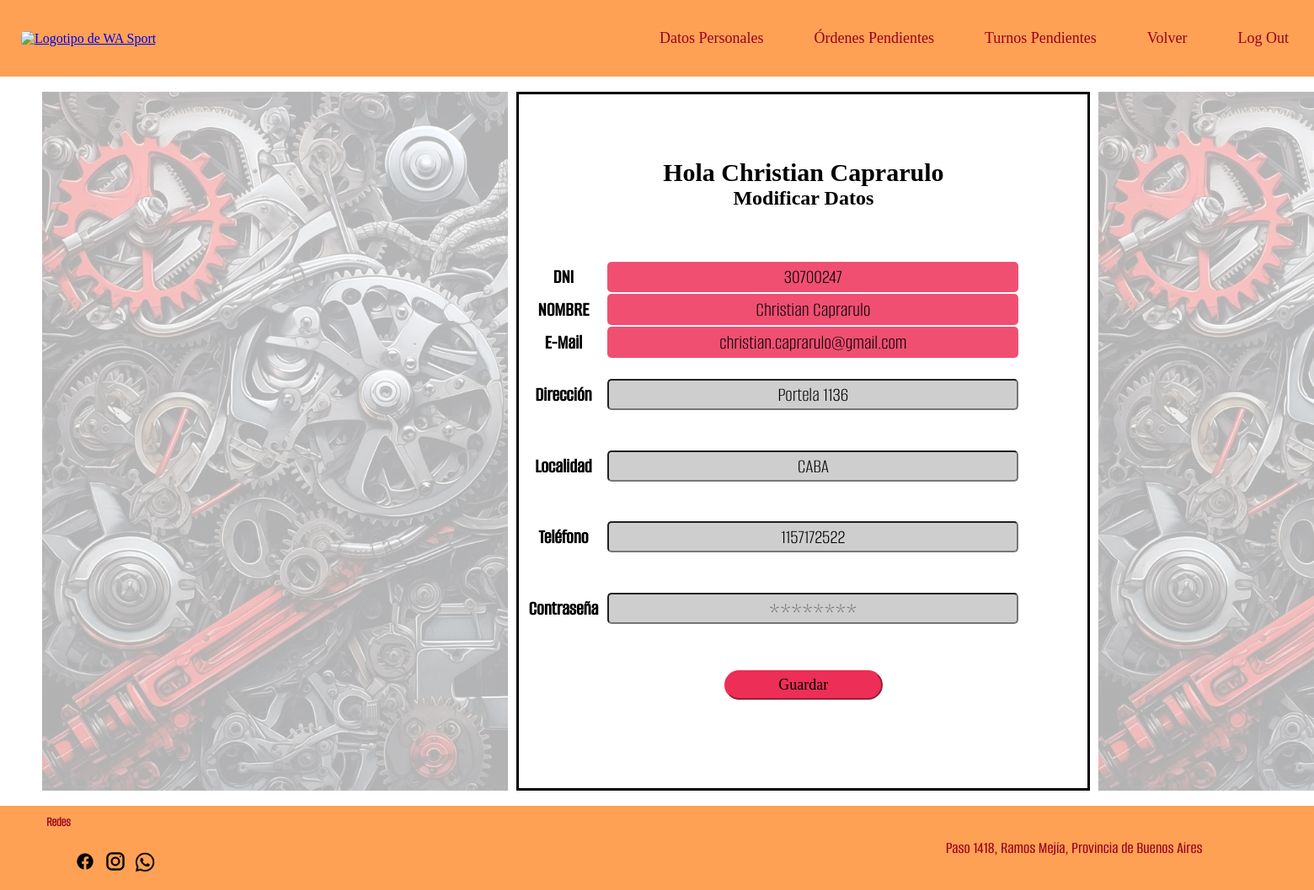
/modificacion_mecanico.php (signed in), run on the app's committed database.
### tables this page shows
CREATE TABLE `empleados` (
  `empleado_DNI` varchar(10) NOT NULL,
  `empleado_contrasena` varchar(255) NOT NULL,
  `empleado_nombre` varchar(50) NOT NULL,
  `empleado_roll` varchar(255) NOT NULL,
  `empleado_email` text NOT NULL,
  `token_recuperacion` varchar(255) DEFAULT NULL,
  `empleado_direccion` varchar(50) DEFAULT NULL,
  `empleado_localidad` varchar(15) DEFAULT NULL,
  `empleado_telefono` varchar(15) DEFAULT NULL,
  `empleado_habilitado` tinyint(1) NOT NULL DEFAULT 1,
  `empleado_estado` enum('disponible','no_disponible','licencia','baja') NOT NULL DEFAULT 'disponible',
  `licencia_desde` date DEFAULT NULL,
  `licencia_hasta` date DEFAULT NULL
);

### modificacion_mecanico.php (the view, shortened to what this page needs)
<?php
require_once 'conexion_base.php';
$dni = $_SESSION['empleado_dni'];
$stmt = $conexion->prepare("SELECT * FROM empleados WHERE empleado_DNI = :dni");
$stmt->execute(['dni' => $dni]);
$empleado = $stmt->fetch(PDO::FETCH_ASSOC);
?>
<!DOCTYPE html>
<html lang="es">
<head>
    <link rel="stylesheet" href="estilopagina.css?v=<?= time() ?>">
</head>
<body>
    <?php include("nav_mecanico.php"); ?>
    <br>
    <section class="modif_mec">
        <img class="modif_img1" src="fondos/hola.usuario.jpg" alt="">
        <section class="modificar_mecanico">
            <h2>Hola <?= htmlspecialchars($empleado['empleado_nombre']) ?></h2>
            <h3>Modificar Datos</h3>
            <form method="post">
                <table>
                    <tr>
                        <th>DNI</th>
                        <td class="datos_unicos"><?= htmlspecialchars($empleado['empleado_DNI']) ?></td>
                    </tr>
                    <tr>
                        <th>NOMBRE</th>
                        <td class="datos_unicos"><?= htmlspecialchars($empleado['empleado_nombre']) ?></td>
                    </tr>
                    <tr>
                        <th>E-Mail</th>
                        <td class="datos_unicos"><?= htmlspecialchars($empleado['empleado_email']) ?></td>
                    </tr>
                    <tr>
                        <th>Dirección</th>
                        <td><input type="text" class="datos_modificados" name="direccion" value="<?= htmlspecialchars($empleado['empleado_direccion']) ?>"></td>
                    </tr>
                    <tr>
                        <th>Localidad</th>
                        <td><input type="text" class="datos_modificados" name="localidad" value="<?= htmlspecialchars($empleado['empleado_localidad']) ?>"></td>
                    </tr>
                    <tr>
                        <th>Teléfono</th>
                        <td><input type="text" class="datos_modificados" name="telefono" value="<?= htmlspecialchars($empleado['empleado_telefono']) ?>"></td>
                    </tr>
                    <tr>
                        <th>Contraseña</th>
                        <td>
                            <input type="password" class="datos_modificados" name="clave"
                                minlength="8" maxlength="15"
                                pattern="^(?=.*[A-Z])(?=.*\d)(?=.*[\W_]).{8,15}$"
                                title="Debe tener entre 8 y 15 caracteres, al menos una mayúscula, un número y un símbolo"
                                placeholder="********">
                        </td>
                    </tr>
                </table>
                <div class="bot_modf">
                    <input class="guardar_mod" type="submit" value="Guardar" name="guardar_rec">
                </div>
            </form>
        </section>
        <img class="modif_img2" src="fondos/hola.usuario.jpg" alt="">
    </section>
    <br>
    <?php include("piedepagina.php"); ?>
</body>
</html>

### estilopagina.css (style rules this page uses)
* { margin: 0; padding: 0; box-sizing: border-box; }
html, body { width: 100%; height: 100%; }
.modif_img1 { grid-column: 1/2; }
.modif_img2 { grid-column: 3/4; }
.datos_unicos { background-color: #F04F72; border-radius: 5px; font-family: 'AlumniSans_Light'; font-size: 24px; text-align: center; width: 487.99px; height: 36.99px; }
.datos_modificados { background-color: #cecece; border-radius: 5px; font-family: 'AlumniSans_Light'; font-size: 24px; text-align: center; width: 487.99px; height: 36.99px; }
.bot_modf { display: flex; flex-direction: column; flex-wrap: nowrap; align-items: center; }
.guardar_mod { border-radius: 40px; background-color: #ED2E57; border-color:#ED2E57; margin: 30px; width: 188px; height: 35px; font-family: 'Big_Shoulders_Medium'; font-size: 18px; }
.modif_mec { display: grid; grid-template-columns: repeat(3, 1fr); margin: auto 40px auto; }
.modif_mec img { height: 830px; opacity: 30%; margin: 0px 10px; }
.modificar_mecanico { grid-column: 2/3; align-content: center; justify-items: center; border-style: solid; border-color: #000000 }
.modificar_mecanico h2 { font-family: 'Big_Shoulders_ExtraBold'; font-size: 30px; text-align: center; }
.modificar_mecanico h3 { font-family: 'Big_Shoulders_Regular'; font-size: 24px; text-align: center; }
.modificar_mecanico table { margin-top: 60px; width: 595px; height: 457px; margin-right: 80px; }
.modificar_mecanico th { font-family: 'AlumniSans_Medium'; font-size: 24px; text-align: center; }

### data on the page
empleados: empleado_nombre "Christian Caprarulo", empleado_DNI "30700247", empleado_email "christian.caprarulo@gmail.com", direccion "Portela 1136", localidad "CABA", telefono "1157172522"
